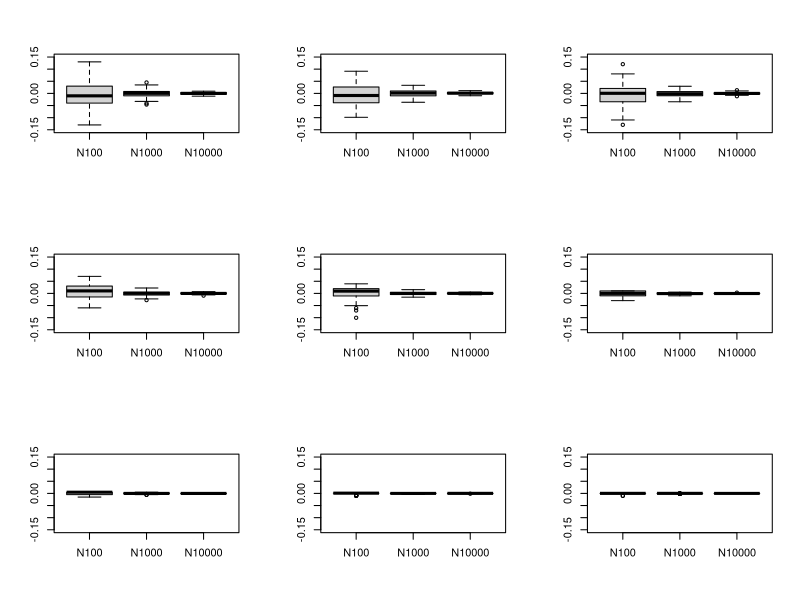
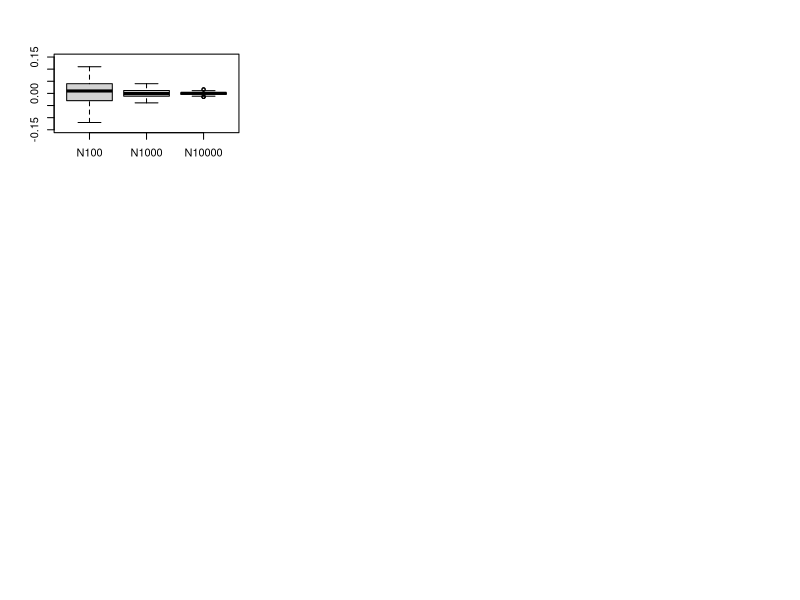

R code for these plots, in order:
## ---- chunk 1
knitr::opts_chunk$set(echo = TRUE)
## ---- chunk 2
Result_Matrix <- matrix(data = NA,nrow=5,ncol=9)
t_set <- c(0,0.67,0.84,1.28,1.65,2.32,2.58,3.09,3.72)
Result_Matrix[2,] <- as.matrix(pnorm(t_set))
N_set <- c(100,1000,10000)
Result_Matrix[1,] <- t_set
i=3
for(N in N_set){
  j=1
  for(t in t_set){
    x <- rnorm(N, mean=0, sd=1)
    Indicator_variable <- as.numeric(x <= t)
    Fi_t = mean(Indicator_variable)
    Result_Matrix[i,j] <- Fi_t
    j=j+1
  }
  i=i+1
}
Result_Table <- t(Result_Matrix) 
colnames(Result_Table) <- c("**t value**", "**True value**", 
                            "**N=100**", "**N=1000**", 
                            "**N=10000**")
knitr::kable(
  Result_Table, digits = 4, align = c(rep('c', 5)), 
  caption = "True & approximated values for different Ns"
  )
## ---- chunk 3
N_set <- c(100, 1000, 10000)
t_set <- c(0, 0.67, 0.84, 1.28, 1.65, 2.32, 2.58, 3.09, 3.72)
par(mfrow=c(3,3))
for (t in t_set){
  Bias <- matrix(data = NA, nrow = 3, ncol = 100)
  true_value <- pnorm(t)
  i = 1
  for(N in N_set){
    for(j in 1:100){
    x <- rnorm(N, mean = 0, sd = 1)
    Indicator_variable <- as.numeric(x <= t)
    Fi_t <- mean(Indicator_variable)
    Bias[i,j] <- Fi_t - true_value
    }
  i=i+1
  }

Bias_t <- t(Bias)
Bias_N <- cbind(N100 = Bias_t[,1],N1000 = Bias_t[,2],N10000 = Bias_t[,3])
boxplot(as.data.frame(Bias_N),ylim=c(-0.15,0.15))
}


## ---- chunk 4
N_set <- c(100, 1000, 10000)
Bias <- matrix(data = NA, nrow = 3, ncol = 100)
true_value <- pnorm(0)
i = 1
for(N in N_set){
  for(j in 1:100){
  x <- rnorm(N, mean = 0, sd = 1)
  Indicator_variable <- as.numeric(x <= 0)
  Fi_t <- mean(Indicator_variable)
  Bias[i,j] <- Fi_t - true_value
  }
i=i+1
}

Bias_t <- t(Bias)
Bias_N <- cbind(N100 = Bias_t[,1],N1000 = Bias_t[,2],N10000 = Bias_t[,3])
boxplot(as.data.frame(Bias_N),ylim=c(-0.15,0.15))
